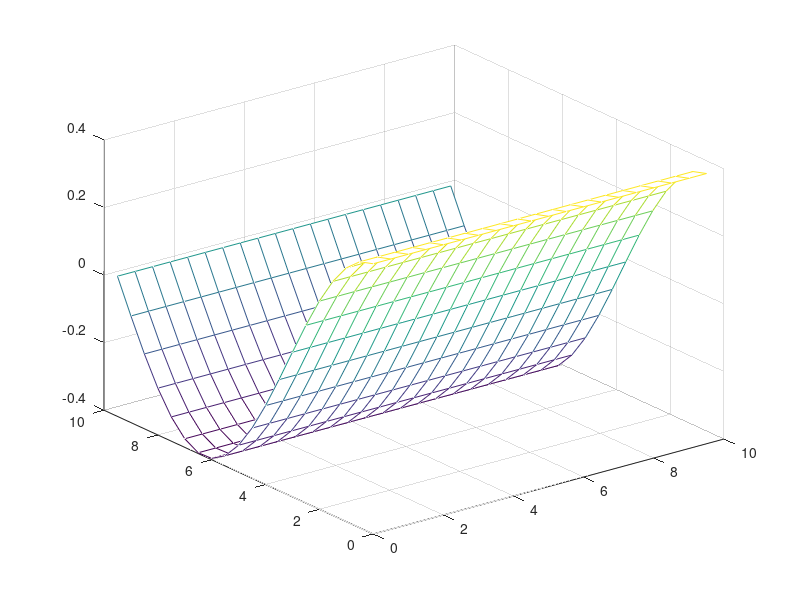

Recreate this plot in MATLAB.
% A script to automatically generate the .dat terrain file

close all
clear all


xDim = 20;
yDim = 20;
xRes = 0.5;
yRes = xRes;

%x = 0:xRes:xDim; 
%y = 0:yRes:yDim;

x = 0:1:xDim-1; 
y = 0:1:yDim-1;
x = x * xRes;
y = y * yRes;

[XI,YI] = meshgrid(x,y);
%%ZI = 2*(XI./2.5-xDim/5).*exp(-(XI./2.5-xDim/5).^2-(YI./2.5-yDim/5).^2);

%ZI = 2*(XI./2.5-(xDim*xRes)/5).*exp(-(XI./2.5-(xDim*xRes)/5).^2-(YI./2.5-(yDim*yRes)/5).^2);

ZI = 0.4*cos(YI./2);

mesh(XI,YI,ZI);
hold
	
%z = x.*exp(-x.^2-y.^2);
%plot3(x,y,z,'o'), hold off

hold off

%	rand('seed',0)	
%    x = rand(100,1)*4-2; y = rand(100,1)*4-2;
%    z = x.*exp(-x.^2-y.^2);







outputDir = '.';

fid = fopen(strcat(outputDir,'/terrain3.dat'),'w');
[nr, nc] =size(ZI);
fprintf(fid, '%d  %d  %2.2f\n',xDim, yDim, xRes); 
for i=1:nr
    fprintf(fid, '%f   ',ZI(i,:));
    fprintf(fid, '\n');
end


fclose(fid);

